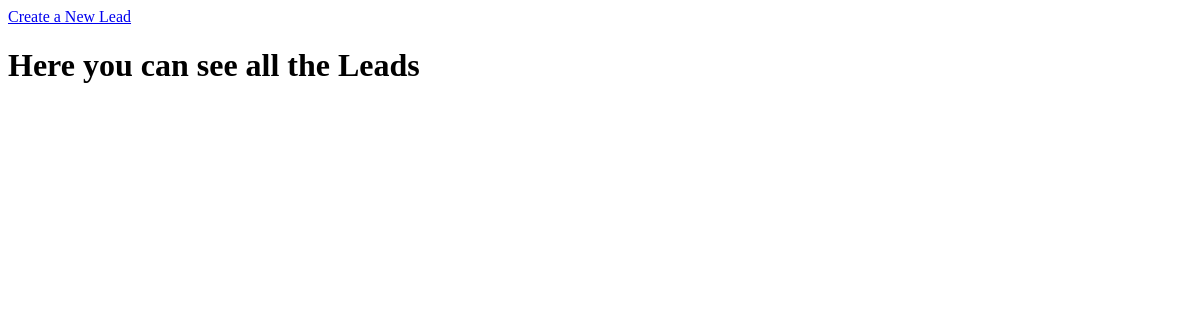
Page /leads/ on the earlier database version.
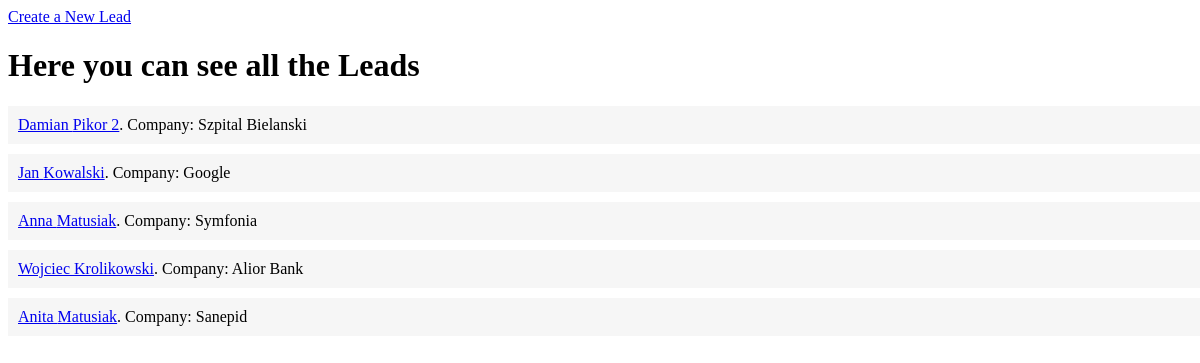
Same page on the later database version.
### leads/models.py (models this page shows, shortened)
class Lead(models.Model):
    first_name = models.CharField(max_length=15)
    last_name = models.CharField(max_length=30)
    company = models.CharField(max_length=50)
    agent = models.ForeignKey("leads.Agent", on_delete=models.CASCADE)

### leads/views.py (the view)
# urls.py: path('', views.lead_list, name='lead-list'),
def lead_list(request):
    leads = Lead.objects.all()
    context = {
        "leads" : leads
    }
    return render(request, "leads/lead_list.html", context)

### leads/templates/leads/lead_list.html
{% extends "leads/base.html" %}
{% block content %}
    <a href="{% url 'lead-create' %}">Create a New Lead</a>
    <h1>Here you can see all the Leads</h1>
    {% for lead in leads %}
        <div class="lead">
            <a href="{% url 'lead-detail' lead.pk %}">{{ lead.first_name }} {{ lead.last_name }}</a>. Company: {{ lead.company }}
        </div>
    {% endfor %}
{% endblock content %}

### leads/templates/leads/base.html (shortened to what this page needs)
<!DOCTYPE html>
<html lang="en">
<head>
</head>
<body>
    {% block content %}
    {% endblock %}
</body>
</html>

### leads/templates/leads/base.html (style rules this page uses)
.lead { padding-top: 10px; padding-bottom: 10px; padding-left: 10px; padding-right: 10px; margin-top: 10px; background-color: #f6f6f6; width: 100%; }

Differences in the rows shown:
added Lead: first_name "Damian", last_name "Pikor 2", company "Szpital Bielanski"
added Lead: first_name "Jan", last_name "Kowalski", company "Google"
added Lead: first_name "Anna", last_name "Matusiak", company "Symfonia"
added Lead: first_name "Wojciec", last_name "Krolikowski", company "Alior Bank"
added Lead: first_name "Anita", last_name "Matusiak", company "Sanepid"
